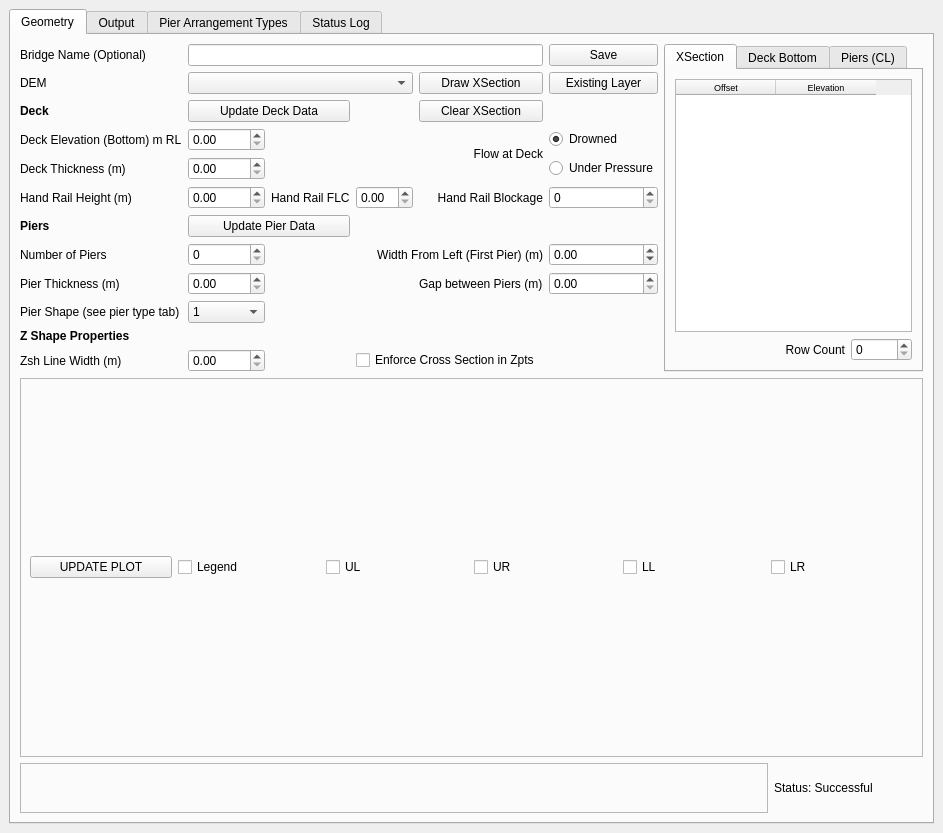
<?xml version="1.0" encoding="UTF-8"?>
<ui version="4.0">
 <class>tuflowqgis_BridgeEditor</class>
 <widget class="QDockWidget" name="tuflowqgis_BridgeEditor">
  <property name="geometry">
   <rect>
    <x>0</x>
    <y>0</y>
    <width>943</width>
    <height>833</height>
   </rect>
  </property>
  <property name="windowTitle">
   <string>Bridge Editor</string>
  </property>
  <widget class="QWidget" name="dockWidgetContents">
   <layout class="QVBoxLayout" name="verticalLayout">
    <property name="sizeConstraint">
     <enum>QLayout::SetDefaultConstraint</enum>
    </property>
    <item>
     <widget class="QTabWidget" name="tabWidget">
      <property name="autoFillBackground">
       <bool>true</bool>
      </property>
      <property name="currentIndex">
       <number>0</number>
      </property>
      <widget class="QWidget" name="tab">
       <attribute name="title">
        <string>Geometry</string>
       </attribute>
       <layout class="QVBoxLayout" name="verticalLayout_2">
        <item>
         <layout class="QVBoxLayout" name="bridgeEditor_Layout" stretch="7,15,2">
          <item>
           <layout class="QHBoxLayout" name="bridgeProperties" stretch="0,5">
            <item>
             <layout class="QGridLayout" name="bridgeInputs" rowstretch="0,0,0,0,0,0,0,0,0,0,0,0,0" columnstretch="10,0,0,0,0,0">
              <item row="1" column="0" rowspan="2">
               <widget class="QLabel" name="label_5">
                <property name="text">
                 <string>DEM</string>
                </property>
               </widget>
              </item>
              <item row="5" column="0">
               <widget class="QLabel" name="label_10">
                <property name="text">
                 <string>Deck Thickness (m)</string>
                </property>
               </widget>
              </item>
              <item row="12" column="0">
               <widget class="QLabel" name="label_2">
                <property name="text">
                 <string>Zsh Line Width (m)</string>
                </property>
               </widget>
              </item>
              <item row="11" column="0" colspan="5">
               <widget class="QLabel" name="label">
                <property name="font">
                 <font>
                  <weight>75</weight>
                  <bold>true</bold>
                 </font>
                </property>
                <property name="text">
                 <string>Z Shape Properties</string>
                </property>
               </widget>
              </item>
              <item row="6" column="0">
               <widget class="QLabel" name="label_6">
                <property name="text">
                 <string>Hand Rail Height (m)</string>
                </property>
               </widget>
              </item>
              <item row="8" column="0">
               <widget class="QLabel" name="label_8">
                <property name="text">
                 <string>Number of Piers</string>
                </property>
               </widget>
              </item>
              <item row="8" column="1">
               <widget class="QSpinBox" name="pierNo"/>
              </item>
              <item row="9" column="1">
               <widget class="QDoubleSpinBox" name="pierWidth"/>
              </item>
              <item row="10" column="0">
               <widget class="QLabel" name="label_12">
                <property name="text">
                 <string>Pier Shape (see pier type tab)</string>
                </property>
               </widget>
              </item>
              <item row="10" column="1">
               <widget class="QComboBox" name="pierShape">
                <item>
                 <property name="text">
                  <string>1</string>
                 </property>
                </item>
                <item>
                 <property name="text">
                  <string>2</string>
                 </property>
                </item>
                <item>
                 <property name="text">
                  <string>3</string>
                 </property>
                </item>
                <item>
                 <property name="text">
                  <string>4</string>
                 </property>
                </item>
                <item>
                 <property name="text">
                  <string>5</string>
                 </property>
                </item>
                <item>
                 <property name="text">
                  <string>6</string>
                 </property>
                </item>
                <item>
                 <property name="text">
                  <string>7</string>
                 </property>
                </item>
                <item>
                 <property name="text">
                  <string>8</string>
                 </property>
                </item>
               </widget>
              </item>
              <item row="9" column="0">
               <widget class="QLabel" name="label_9">
                <property name="text">
                 <string>Pier Thickness (m)</string>
                </property>
               </widget>
              </item>
              <item row="3" column="0">
               <widget class="QLabel" name="label_11">
                <property name="font">
                 <font>
                  <weight>75</weight>
                  <bold>true</bold>
                 </font>
                </property>
                <property name="text">
                 <string>Deck</string>
                </property>
               </widget>
              </item>
              <item row="7" column="0">
               <widget class="QLabel" name="label_7">
                <property name="font">
                 <font>
                  <weight>75</weight>
                  <bold>true</bold>
                 </font>
                </property>
                <property name="text">
                 <string>Piers</string>
                </property>
               </widget>
              </item>
              <item row="6" column="5">
               <widget class="QSpinBox" name="handRailBlockage"/>
              </item>
              <item row="6" column="2">
               <widget class="QLabel" name="label_33">
                <property name="text">
                 <string>Hand Rail FLC</string>
                </property>
               </widget>
              </item>
              <item row="1" column="5" rowspan="2">
               <widget class="QPushButton" name="pbUseMapWindowSel">
                <property name="text">
                 <string>Existing Layer</string>
                </property>
                <property name="iconSize">
                 <size>
                  <width>15</width>
                  <height>15</height>
                 </size>
                </property>
               </widget>
              </item>
              <item row="1" column="1" rowspan="2" colspan="3">
               <widget class="QComboBox" name="demComboBox"/>
              </item>
              <item row="0" column="0">
               <widget class="QLabel" name="label_32">
                <property name="text">
                 <string>Bridge Name (Optional)</string>
                </property>
               </widget>
              </item>
              <item row="0" column="1" colspan="4">
               <widget class="QLineEdit" name="bridgeName"/>
              </item>
              <item row="12" column="1">
               <widget class="QDoubleSpinBox" name="zLineWidth"/>
              </item>
              <item row="4" column="1">
               <widget class="QDoubleSpinBox" name="deckElevationBottom">
                <property name="maximum">
                 <double>99999.000000000000000</double>
                </property>
               </widget>
              </item>
              <item row="6" column="4">
               <widget class="QLabel" name="label_16">
                <property name="text">
                 <string>Hand Rail Blockage</string>
                </property>
                <property name="alignment">
                 <set>Qt::AlignRight|Qt::AlignTrailing|Qt::AlignVCenter</set>
                </property>
               </widget>
              </item>
              <item row="6" column="3">
               <widget class="QDoubleSpinBox" name="handRailFlc"/>
              </item>
              <item row="4" column="5">
               <widget class="QRadioButton" name="rbDrowned">
                <property name="text">
                 <string>Drowned</string>
                </property>
                <property name="checked">
                 <bool>true</bool>
                </property>
               </widget>
              </item>
              <item row="6" column="1">
               <widget class="QDoubleSpinBox" name="handRailDepth"/>
              </item>
              <item row="4" column="3" rowspan="2" colspan="2">
               <widget class="QLabel" name="label_17">
                <property name="text">
                 <string>Flow at Deck</string>
                </property>
                <property name="alignment">
                 <set>Qt::AlignRight|Qt::AlignTrailing|Qt::AlignVCenter</set>
                </property>
               </widget>
              </item>
              <item row="3" column="1" colspan="2">
               <widget class="QPushButton" name="pbUpdateDeckData">
                <property name="text">
                 <string>Update Deck Data</string>
                </property>
               </widget>
              </item>
              <item row="4" column="0">
               <widget class="QLabel" name="label_13">
                <property name="text">
                 <string>Deck Elevation (Bottom) m RL</string>
                </property>
               </widget>
              </item>
              <item row="1" column="4" rowspan="2">
               <widget class="QPushButton" name="pbDrawXsection">
                <property name="text">
                 <string>Draw XSection</string>
                </property>
                <property name="iconSize">
                 <size>
                  <width>15</width>
                  <height>15</height>
                 </size>
                </property>
               </widget>
              </item>
              <item row="0" column="5">
               <widget class="QPushButton" name="pbSaveFile">
                <property name="text">
                 <string>Save</string>
                </property>
               </widget>
              </item>
              <item row="5" column="1">
               <widget class="QDoubleSpinBox" name="deckThickness"/>
              </item>
              <item row="5" column="5">
               <widget class="QRadioButton" name="rbUnderPressure">
                <property name="text">
                 <string>Under Pressure</string>
                </property>
               </widget>
              </item>
              <item row="7" column="1" colspan="2">
               <widget class="QPushButton" name="pbUpdatePierData">
                <property name="text">
                 <string>Update Pier Data</string>
                </property>
               </widget>
              </item>
              <item row="8" column="5">
               <widget class="QDoubleSpinBox" name="pierWidthLeft">
                <property name="minimum">
                 <double>-99999.000000000000000</double>
                </property>
                <property name="maximum">
                 <double>999999.000000000000000</double>
                </property>
               </widget>
              </item>
              <item row="9" column="4">
               <widget class="QLabel" name="label_34">
                <property name="text">
                 <string>Gap between Piers (m)</string>
                </property>
               </widget>
              </item>
              <item row="9" column="5">
               <widget class="QDoubleSpinBox" name="pierGap">
                <property name="maximum">
                 <double>99999.000000000000000</double>
                </property>
               </widget>
              </item>
              <item row="8" column="3" colspan="2">
               <widget class="QLabel" name="label_14">
                <property name="text">
                 <string>Width From Left (First Pier) (m)</string>
                </property>
                <property name="alignment">
                 <set>Qt::AlignRight|Qt::AlignTrailing|Qt::AlignVCenter</set>
                </property>
               </widget>
              </item>
              <item row="12" column="3" colspan="3">
               <widget class="QCheckBox" name="enforceInTerrain">
                <property name="text">
                 <string>Enforce Cross Section in Zpts</string>
                </property>
               </widget>
              </item>
              <item row="3" column="4">
               <widget class="QPushButton" name="pbClearXsection">
                <property name="text">
                 <string>Clear XSection</string>
                </property>
               </widget>
              </item>
             </layout>
            </item>
            <item>
             <layout class="QGridLayout" name="bridgeTables">
              <item row="0" column="0">
               <widget class="QTabWidget" name="tabWidget_2">
                <property name="currentIndex">
                 <number>0</number>
                </property>
                <widget class="QWidget" name="tab_6">
                 <attribute name="title">
                  <string>XSection</string>
                 </attribute>
                 <layout class="QGridLayout" name="gridLayout_6" columnstretch="10,2">
                  <item row="1" column="0">
                   <widget class="QLabel" name="label_40">
                    <property name="text">
                     <string>Row Count</string>
                    </property>
                    <property name="alignment">
                     <set>Qt::AlignRight|Qt::AlignTrailing|Qt::AlignVCenter</set>
                    </property>
                   </widget>
                  </item>
                  <item row="1" column="1">
                   <widget class="QSpinBox" name="xSectionRowCount">
                    <property name="maximum">
                     <number>99999</number>
                    </property>
                   </widget>
                  </item>
                  <item row="0" column="0" colspan="2">
                   <widget class="QTableWidget" name="xSectionTable">
                    <property name="font">
                     <font>
                      <pointsize>7</pointsize>
                     </font>
                    </property>
                    <property name="columnCount">
                     <number>2</number>
                    </property>
                    <column>
                     <property name="text">
                      <string>Offset</string>
                     </property>
                    </column>
                    <column>
                     <property name="text">
                      <string>Elevation</string>
                     </property>
                    </column>
                   </widget>
                  </item>
                 </layout>
                </widget>
                <widget class="QWidget" name="tab_8">
                 <attribute name="title">
                  <string>Deck Bottom</string>
                 </attribute>
                 <layout class="QGridLayout" name="gridLayout_9" columnstretch="10,2">
                  <item row="1" column="0">
                   <widget class="QLabel" name="label_41">
                    <property name="text">
                     <string>Row Count</string>
                    </property>
                    <property name="alignment">
                     <set>Qt::AlignRight|Qt::AlignTrailing|Qt::AlignVCenter</set>
                    </property>
                   </widget>
                  </item>
                  <item row="1" column="1">
                   <widget class="QSpinBox" name="deckRowCount">
                    <property name="maximum">
                     <number>99999</number>
                    </property>
                   </widget>
                  </item>
                  <item row="0" column="0" colspan="2">
                   <widget class="QTableWidget" name="deckTable">
                    <property name="font">
                     <font>
                      <pointsize>7</pointsize>
                     </font>
                    </property>
                    <property name="columnCount">
                     <number>2</number>
                    </property>
                    <column>
                     <property name="text">
                      <string>Offset</string>
                     </property>
                    </column>
                    <column>
                     <property name="text">
                      <string>Elevation</string>
                     </property>
                    </column>
                   </widget>
                  </item>
                 </layout>
                </widget>
                <widget class="QWidget" name="tab_7">
                 <attribute name="title">
                  <string>Piers (CL)</string>
                 </attribute>
                 <layout class="QGridLayout" name="gridLayout_8" columnstretch="10,2">
                  <item row="1" column="0">
                   <widget class="QLabel" name="label_42">
                    <property name="text">
                     <string>Row Count</string>
                    </property>
                    <property name="alignment">
                     <set>Qt::AlignRight|Qt::AlignTrailing|Qt::AlignVCenter</set>
                    </property>
                   </widget>
                  </item>
                  <item row="1" column="1">
                   <widget class="QSpinBox" name="pierRowCount">
                    <property name="maximum">
                     <number>99999</number>
                    </property>
                   </widget>
                  </item>
                  <item row="0" column="0" colspan="2">
                   <widget class="QTableWidget" name="pierTable">
                    <property name="font">
                     <font>
                      <pointsize>7</pointsize>
                     </font>
                    </property>
                    <property name="columnCount">
                     <number>1</number>
                    </property>
                    <column>
                     <property name="text">
                      <string>Offset</string>
                     </property>
                    </column>
                   </widget>
                  </item>
                 </layout>
                </widget>
               </widget>
              </item>
             </layout>
            </item>
           </layout>
          </item>
          <item>
           <layout class="QGridLayout" name="gridLayout_3">
            <item row="0" column="0">
             <widget class="QFrame" name="frame_for_plot_2">
              <property name="sizePolicy">
               <sizepolicy hsizetype="Preferred" vsizetype="Preferred">
                <horstretch>0</horstretch>
                <verstretch>0</verstretch>
               </sizepolicy>
              </property>
              <property name="minimumSize">
               <size>
                <width>150</width>
                <height>0</height>
               </size>
              </property>
              <property name="frameShape">
               <enum>QFrame::StyledPanel</enum>
              </property>
              <property name="frameShadow">
               <enum>QFrame::Raised</enum>
              </property>
              <layout class="QVBoxLayout" name="verticalLayout_10">
               <property name="rightMargin">
                <number>9</number>
               </property>
               <item>
                <layout class="QGridLayout" name="gridLayout_5">
                 <item row="0" column="0">
                  <widget class="QPushButton" name="pbUpdate">
                   <property name="text">
                    <string>UPDATE PLOT</string>
                   </property>
                  </widget>
                 </item>
                 <item row="0" column="1">
                  <widget class="QCheckBox" name="cbShowLegend_2">
                   <property name="text">
                    <string>Legend</string>
                   </property>
                  </widget>
                 </item>
                 <item row="0" column="2">
                  <widget class="QCheckBox" name="cbLegendUL_2">
                   <property name="text">
                    <string>UL</string>
                   </property>
                  </widget>
                 </item>
                 <item row="0" column="3">
                  <widget class="QCheckBox" name="cbLegendUR_2">
                   <property name="text">
                    <string>UR</string>
                   </property>
                  </widget>
                 </item>
                 <item row="0" column="4">
                  <widget class="QCheckBox" name="cbLegendLL_2">
                   <property name="text">
                    <string>LL</string>
                   </property>
                  </widget>
                 </item>
                 <item row="0" column="5">
                  <widget class="QCheckBox" name="cbLegendLR_2">
                   <property name="text">
                    <string>LR</string>
                   </property>
                  </widget>
                 </item>
                </layout>
               </item>
              </layout>
             </widget>
            </item>
           </layout>
          </item>
          <item>
           <layout class="QGridLayout" name="gridLayout_7" columnstretch="10,2">
            <item row="0" column="0">
             <widget class="QFrame" name="frame_for_toolbar">
              <property name="frameShape">
               <enum>QFrame::StyledPanel</enum>
              </property>
              <property name="frameShadow">
               <enum>QFrame::Raised</enum>
              </property>
             </widget>
            </item>
            <item row="0" column="1">
             <widget class="QLabel" name="statusLabel">
              <property name="text">
               <string>Status: Successful</string>
              </property>
             </widget>
            </item>
           </layout>
          </item>
         </layout>
        </item>
       </layout>
      </widget>
      <widget class="QWidget" name="tab_2">
       <attribute name="title">
        <string>Output</string>
       </attribute>
       <widget class="QWidget" name="gridLayoutWidget_2">
        <property name="geometry">
         <rect>
          <x>0</x>
          <y>0</y>
          <width>645</width>
          <height>595</height>
         </rect>
        </property>
        <layout class="QGridLayout" name="gridLayout_4">
         <item row="16" column="0">
          <widget class="QLabel" name="label_30">
           <property name="text">
            <string>Empty Directory</string>
           </property>
          </widget>
         </item>
         <item row="13" column="0">
          <widget class="QLabel" name="label_4">
           <property name="text">
            <string>Layer 3 FLC</string>
           </property>
          </widget>
         </item>
         <item row="6" column="1">
          <widget class="QLineEdit" name="layer1Block"/>
         </item>
         <item row="20" column="0" colspan="2">
          <widget class="QPushButton" name="pbCreateLayer">
           <property name="text">
            <string>Auto Create 2d_lfcsh layer</string>
           </property>
          </widget>
         </item>
         <item row="1" column="0">
          <widget class="QLabel" name="label_3">
           <property name="text">
            <string>Invert</string>
           </property>
          </widget>
         </item>
         <item row="21" column="0" colspan="2">
          <widget class="QPushButton" name="pbUpdateLayer">
           <property name="text">
            <string>Update Existing 2d_lfcsh layer with new bridge / attributes</string>
           </property>
          </widget>
         </item>
         <item row="15" column="0">
          <widget class="QLabel" name="label_29">
           <property name="text">
            <string/>
           </property>
          </widget>
         </item>
         <item row="4" column="0">
          <widget class="QLabel" name="label_25">
           <property name="text">
            <string>Shape Options</string>
           </property>
          </widget>
         </item>
         <item row="2" column="1">
          <widget class="QLineEdit" name="dz"/>
         </item>
         <item row="10" column="0">
          <widget class="QLabel" name="label_28">
           <property name="text">
            <string>Layer 2 FLC</string>
           </property>
          </widget>
         </item>
         <item row="7" column="1">
          <widget class="QLineEdit" name="layer1Flc"/>
         </item>
         <item row="8" column="0">
          <widget class="QLabel" name="label_19">
           <property name="text">
            <string>Layer 2 Depth</string>
           </property>
          </widget>
         </item>
         <item row="13" column="1">
          <widget class="QLineEdit" name="layer3Flc"/>
         </item>
         <item row="9" column="1">
          <widget class="QLineEdit" name="layer2Block"/>
         </item>
         <item row="3" column="0">
          <widget class="QLabel" name="label_24">
           <property name="text">
            <string>Shape Width</string>
           </property>
          </widget>
         </item>
         <item row="12" column="0">
          <widget class="QLabel" name="label_27">
           <property name="text">
            <string>Layer 3 % Blockage</string>
           </property>
          </widget>
         </item>
         <item row="3" column="1">
          <widget class="QLineEdit" name="shapeWidth"/>
         </item>
         <item row="22" column="0" colspan="2">
          <widget class="QPushButton" name="pbIncrementLayer">
           <property name="text">
            <string>Increment and Update Existing 2d_lfcsh layer</string>
           </property>
          </widget>
         </item>
         <item row="7" column="0">
          <widget class="QLabel" name="label_20">
           <property name="text">
            <string>Layer 1 FLC</string>
           </property>
          </widget>
         </item>
         <item row="11" column="1">
          <widget class="QLineEdit" name="layer3Depth"/>
         </item>
         <item row="4" column="1">
          <widget class="QLineEdit" name="shapeOptions"/>
         </item>
         <item row="1" column="1">
          <widget class="QLineEdit" name="invert"/>
         </item>
         <item row="0" column="0">
          <widget class="QPushButton" name="pbUpdateAttributes">
           <property name="text">
            <string>Update</string>
           </property>
          </widget>
         </item>
         <item row="12" column="1">
          <widget class="QLineEdit" name="layer3Block"/>
         </item>
         <item row="2" column="0">
          <widget class="QLabel" name="label_23">
           <property name="text">
            <string>dZ</string>
           </property>
          </widget>
         </item>
         <item row="9" column="0">
          <widget class="QLabel" name="label_18">
           <property name="text">
            <string>Layer 2 % Blockage</string>
           </property>
          </widget>
         </item>
         <item row="8" column="1">
          <widget class="QLineEdit" name="layer2Depth"/>
         </item>
         <item row="5" column="0">
          <widget class="QLabel" name="label_22">
           <property name="text">
            <string>Layer 1 Obvert</string>
           </property>
          </widget>
         </item>
         <item row="11" column="2">
          <widget class="QLabel" name="label_37">
           <property name="text">
            <string/>
           </property>
          </widget>
         </item>
         <item row="11" column="0">
          <widget class="QLabel" name="label_26">
           <property name="text">
            <string>Layer 3 Depth</string>
           </property>
          </widget>
         </item>
         <item row="5" column="2">
          <widget class="QLabel" name="label_35">
           <property name="text">
            <string/>
           </property>
          </widget>
         </item>
         <item row="5" column="1">
          <widget class="QLineEdit" name="layer1Obv"/>
         </item>
         <item row="7" column="2">
          <widget class="QLabel" name="label_31">
           <property name="text">
            <string>Based on Hydraulics of Bridge Waterways (FHWA, 1978)</string>
           </property>
          </widget>
         </item>
         <item row="8" column="2">
          <widget class="QLabel" name="label_36">
           <property name="text">
            <string/>
           </property>
          </widget>
         </item>
         <item row="14" column="1">
          <widget class="QLineEdit" name="comment"/>
         </item>
         <item row="14" column="0">
          <widget class="QLabel" name="label_38">
           <property name="text">
            <string>Comment</string>
           </property>
          </widget>
         </item>
         <item row="6" column="0">
          <widget class="QLabel" name="label_21">
           <property name="text">
            <string>Layer 1 % Blockage</string>
           </property>
          </widget>
         </item>
         <item row="1" column="2">
          <widget class="QLabel" name="label_44">
           <property name="text">
            <string/>
           </property>
          </widget>
         </item>
         <item row="10" column="1">
          <widget class="QLineEdit" name="layer2Flc"/>
         </item>
         <item row="19" column="0" colspan="2">
          <widget class="QLineEdit" name="runId"/>
         </item>
         <item row="18" column="0" colspan="2">
          <widget class="QLabel" name="label_43">
           <property name="text">
            <string>Run ID</string>
           </property>
          </widget>
         </item>
         <item row="16" column="1">
          <widget class="QPushButton" name="pbBrowse">
           <property name="text">
            <string>Browse</string>
           </property>
          </widget>
         </item>
         <item row="17" column="0" colspan="3">
          <widget class="QLineEdit" name="emptydir"/>
         </item>
        </layout>
       </widget>
      </widget>
      <widget class="QWidget" name="tab_3">
       <attribute name="title">
        <string>Pier Arrangement Types</string>
       </attribute>
       <widget class="QWidget" name="gridLayoutWidget_3">
        <property name="geometry">
         <rect>
          <x>0</x>
          <y>0</y>
          <width>698</width>
          <height>622</height>
         </rect>
        </property>
        <layout class="QGridLayout" name="gridLayout_2">
         <item row="1" column="0">
          <widget class="QLabel" name="label_39">
           <property name="text">
            <string>AustRoads 2018 - Incremental Backwater Coefficient for Piers</string>
           </property>
          </widget>
         </item>
         <item row="0" column="0">
          <widget class="QLabel" name="label_15">
           <property name="text">
            <string/>
           </property>
           <property name="pixmap">
            <pixmap resource="bridge_piers_AustRoads2018.qrc">:/newPrefix/bridge_piers_AustRoads2018.PNG</pixmap>
           </property>
          </widget>
         </item>
        </layout>
       </widget>
      </widget>
      <widget class="QWidget" name="tab_4">
       <attribute name="title">
        <string>Status Log</string>
       </attribute>
       <widget class="QWidget" name="gridLayoutWidget">
        <property name="geometry">
         <rect>
          <x>0</x>
          <y>0</y>
          <width>531</width>
          <height>391</height>
         </rect>
        </property>
        <layout class="QGridLayout" name="gridLayout">
         <item row="0" column="0">
          <widget class="QListWidget" name="statusLog"/>
         </item>
        </layout>
       </widget>
      </widget>
     </widget>
    </item>
   </layout>
  </widget>
 </widget>
 <tabstops>
  <tabstop>tabWidget</tabstop>
  <tabstop>bridgeName</tabstop>
  <tabstop>pbSaveFile</tabstop>
  <tabstop>demComboBox</tabstop>
  <tabstop>pbDrawXsection</tabstop>
  <tabstop>pbUseMapWindowSel</tabstop>
  <tabstop>pbUpdateDeckData</tabstop>
  <tabstop>deckElevationBottom</tabstop>
  <tabstop>deckThickness</tabstop>
  <tabstop>handRailDepth</tabstop>
  <tabstop>handRailFlc</tabstop>
  <tabstop>handRailBlockage</tabstop>
  <tabstop>pbUpdatePierData</tabstop>
  <tabstop>pierNo</tabstop>
  <tabstop>pierWidth</tabstop>
  <tabstop>pierWidthLeft</tabstop>
  <tabstop>pierGap</tabstop>
  <tabstop>pierShape</tabstop>
  <tabstop>zLineWidth</tabstop>
  <tabstop>rbDrowned</tabstop>
  <tabstop>rbUnderPressure</tabstop>
  <tabstop>tabWidget_2</tabstop>
  <tabstop>pierTable</tabstop>
  <tabstop>pbUpdate</tabstop>
  <tabstop>cbShowLegend_2</tabstop>
  <tabstop>cbLegendUL_2</tabstop>
  <tabstop>cbLegendUR_2</tabstop>
  <tabstop>cbLegendLL_2</tabstop>
  <tabstop>cbLegendLR_2</tabstop>
  <tabstop>deckTable</tabstop>
  <tabstop>xSectionTable</tabstop>
  <tabstop>layer1Block</tabstop>
  <tabstop>emptydir</tabstop>
  <tabstop>invert</tabstop>
  <tabstop>layer1Obv</tabstop>
  <tabstop>shapeWidth</tabstop>
  <tabstop>layer3Flc</tabstop>
  <tabstop>layer2Flc</tabstop>
  <tabstop>layer3Block</tabstop>
  <tabstop>layer1Flc</tabstop>
  <tabstop>shapeOptions</tabstop>
  <tabstop>dz</tabstop>
  <tabstop>layer3Depth</tabstop>
  <tabstop>pbCreateLayer</tabstop>
  <tabstop>layer2Block</tabstop>
  <tabstop>layer2Depth</tabstop>
  <tabstop>pbUpdateAttributes</tabstop>
  <tabstop>pbUpdateLayer</tabstop>
  <tabstop>pbIncrementLayer</tabstop>
  <tabstop>statusLog</tabstop>
 </tabstops>
 <resources>
  <include location="bridge_piers_AustRoads2018.qrc"/>
 </resources>
 <connections/>
</ui>
